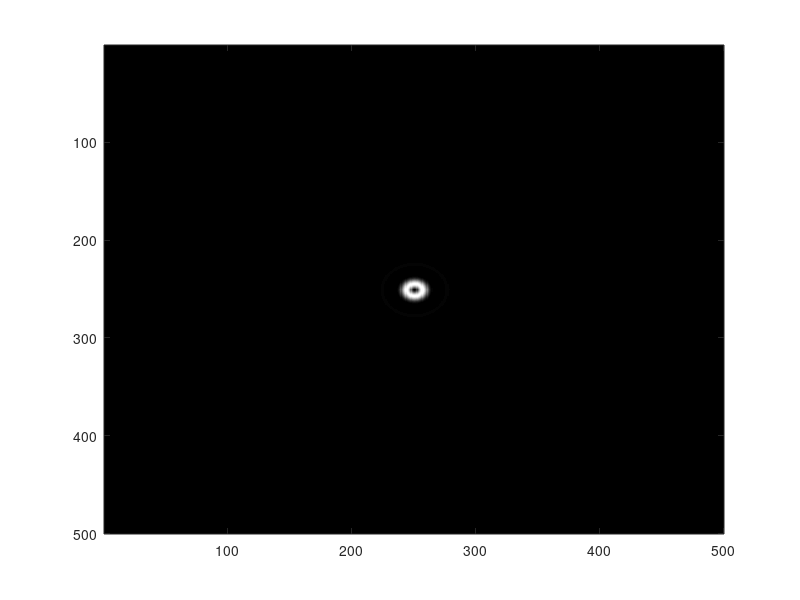

The MATLAB source for this figure:
%Greyscale SPP
clear; %Clear all memory

%Defining SPP parameters
N=500; % Matrix size
L=1;% Topological charge number

%Constructing the SPP
    x=1:N;
    y=1:N;
    [X,Y]=meshgrid(x,y);
    theta=atan2((X-N/2),(Y-N/2));
    r=sqrt((X-N/2).*(X-N/2)+(Y-N/2).*(Y-N/2));
    A1=exp(1i*L*(theta));
    A1(r>30)=0;

%Observation of the far-field pattern 
E=fftshift(fft2(A1)); %Calculate the Fourier transform and rearrange terms
I=abs(E).*abs(E);
colormap(gray)
imagesc(I)
